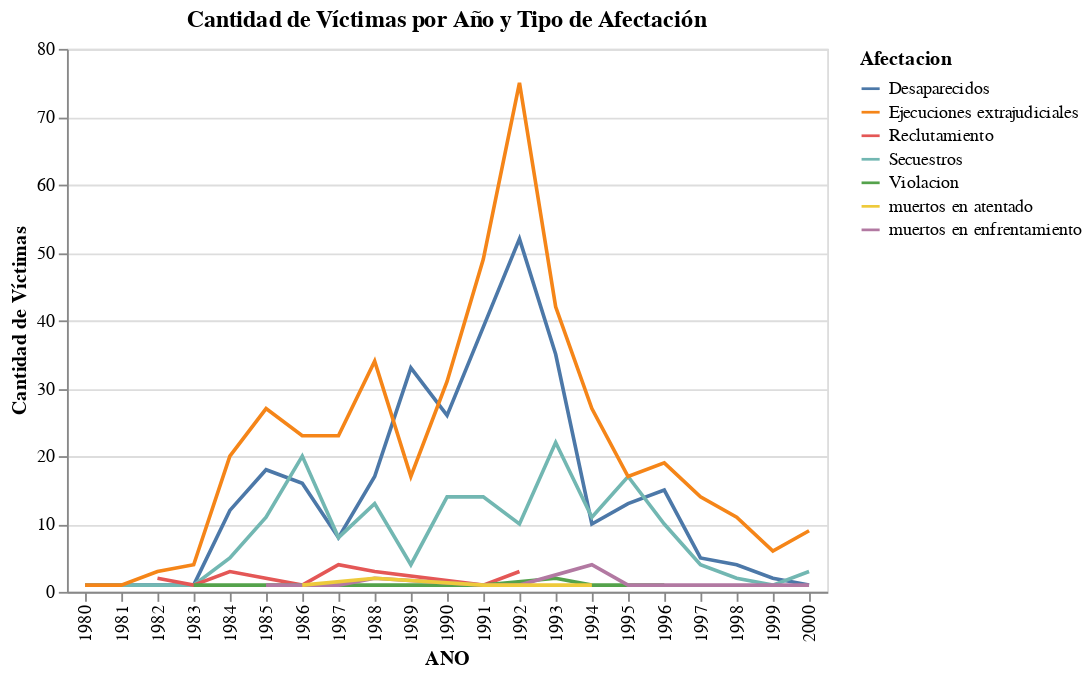

Here is the notebook cell this chart was saved with:
### Code cell
grafico = alt.Chart(df_grouped).mark_line().encode(
    x='ANO:O',
    y='Cantidad de Víctimas:Q',
    color='Afectacion:N'
).properties(
    title='Cantidad de Víctimas por Año y Tipo de Afectación'
)

# Mostrar el gráfico
grafico

### Figure 1 — Vega specification as saved in the notebook (floating-point values rounded to 4 significant figures)
{"$schema": "https://vega.github.io/schema/vega/v5.json", "data": [{"name": "source_0", "values": [{"ANO": 1980, "Afectacion": "Desaparecidos", "Cantidad de Víctimas": 1}, {"ANO": 1980, "Afectacion": "Secuestros", "Cantidad de Víctimas": 1}, {"ANO": 1980, "Afectacion": "Ejecuciones extrajudiciales", "Cantidad de Víctimas": 1}, {"ANO": 1981, "Afectacion": "Ejecuciones extrajudiciales", "Cantidad de Víctimas": 1}, {"ANO": 1982, "Afectacion": "Reclutamiento", "Cantidad de Víctimas": 2}, {"ANO": 1982, "Afectacion": "Secuestros", "Cantidad de Víctimas": 1}, {"ANO": 1982, "Afectacion": "Ejecuciones extrajudiciales", "Cantidad de Víctimas": 3}, {"ANO": 1983, "Afectacion": "Desaparecidos", "Cantidad de Víctimas": 1}, {"ANO": 1983, "Afectacion": "Reclutamiento", "Cantidad de Víctimas": 1}, {"ANO": 1983, "Afectacion": "Secuestros", "Cantidad de Víctimas": 1}, {"ANO": 1983, "Afectacion": "Ejecuciones extrajudiciales", "Cantidad de Víctimas": 4}, {"ANO": 1983, "Afectacion": "Violacion", "Cantidad de Víctimas": 1}, {"ANO": 1984, "Afectacion": "Desaparecidos", "Cantidad de Víctimas": 12}, {"ANO": 1984, "Afectacion": "Reclutamiento", "Cantidad de Víctimas": 3}, {"ANO": 1984, "Afectacion": "Secuestros", "Cantidad de Víctimas": 5}, {"ANO": 1984, "Afectacion": "Ejecuciones extrajudiciales", "Cantidad de Víctimas": 20}, {"ANO": 1984, "Afectacion": "Violacion", "Cantidad de Víctimas": 1}, {"ANO": 1985, "Afectacion": "Desaparecidos", "Cantidad de Víctimas": 18}, {"ANO": 1985, "Afectacion": "Secuestros", "Cantidad de Víctimas": 11}, {"ANO": 1985, "Afectacion": "Ejecuciones extrajudiciales", "Cantidad de Víctimas": 27}, {"ANO": 1985, "Afectacion": "muertos en enfrentamiento", "Cantidad de Víctimas": 1}, {"ANO": 1986, "Afectacion": "Desaparecidos", "Cantidad de Víctimas": 16}, {"ANO": 1986, "Afectacion": "Reclutamiento", "Cantidad de Víctimas": 1}, {"ANO": 1986, "Afectacion": "Secuestros", "Cantidad de Víctimas": 20}, {"ANO": 1986, "Afectacion": "Ejecuciones extrajudiciales", "Cantidad de Víctimas": 23}, {"ANO": 1986, "Afectacion": "muertos en atentado", "Cantidad de Víctimas": 1}, {"ANO": 1986, "Afectacion": "Violacion", "Cantidad de Víctimas": 1}, {"ANO": 1987, "Afectacion": "Desaparecidos", "Cantidad de Víctimas": 8}, {"ANO": 1987, "Afectacion": "Reclutamiento", "Cantidad de Víctimas": 4}, {"ANO": 1987, "Afectacion": "Secuestros", "Cantidad de Víctimas": 8}, {"ANO": 1987, "Afectacion": "Ejecuciones extrajudiciales", "Cantidad de Víctimas": 23}, {"ANO": 1987, "Afectacion": "muertos en enfrentamiento", "Cantidad de Víctimas": 1}, {"ANO": 1988, "Afectacion": "Desaparecidos", "Cantidad de Víctimas": 17}, {"ANO": 1988, "Afectacion": "Reclutamiento", "Cantidad de Víctimas": 3}, {"ANO": 1988, "Afectacion": "Secuestros", "Cantidad de Víctimas": 13}, {"ANO": 1988, "Afectacion": "Ejecuciones extrajudiciales", "Cantidad de Víctimas": 34}, {"ANO": 1988, "Afectacion": "muertos en atentado", "Cantidad de Víctimas": 2}, {"ANO": 1988, "Afectacion": "muertos en enfrentamiento", "Cantidad de Víctimas": 2}, {"ANO": 1988, "Afectacion": "Violacion", "Cantidad de Víctimas": 1}, {"ANO": 1989, "Afectacion": "Desaparecidos", "Cantidad de Víctimas": 33}, {"ANO": 1989, "Afectacion": "Secuestros", "Cantidad de Víctimas": 4}, {"ANO": 1989, "Afectacion": "Ejecuciones extrajudiciales", "Cantidad de Víctimas": 17}, {"ANO": 1989, "Afectacion": "Violacion", "Cantidad de Víctimas": 1}, {"ANO": 1990, "Afectacion": "Desaparecidos", "Cantidad de Víctimas": 26}, {"ANO": 1990, "Afectacion": "Secuestros", "Cantidad de Víctimas": 14}, {"ANO": 1990, "Afectacion": "Ejecuciones extrajudiciales", "Cantidad de Víctimas": 31}, {"ANO": 1990, "Afectacion": "Violacion", "Cantidad de Víctimas": 1}, {"ANO": 1991, "Afectacion": "Desaparecidos", "Cantidad de Víctimas": 39}, {"ANO": 1991, "Afectacion": "Reclutamiento", "Cantidad de Víctimas": 1}, {"ANO": 1991, "Afectacion": "Secuestros", "Cantidad de Víctimas": 14}, {"ANO": 1991, "Afectacion": "Ejecuciones extrajudiciales", "Cantidad de Víctimas": 49}, {"ANO": 1991, "Afectacion": "muertos en atentado", "Cantidad de Víctimas": 1}, {"ANO": 1991, "Afectacion": "muertos en enfrentamiento", "Cantidad de Víctimas": 1}, {"ANO": 1991, "Afectacion": "Violacion", "Cantidad de Víctimas": 1}, {"ANO": 1992, "Afectacion": "Desaparecidos", "Cantidad de Víctimas": 52}, {"ANO": 1992, "Afectacion": "Reclutamiento", "Cantidad de Víctimas": 3}, {"ANO": 1992, "Afectacion": "Secuestros", "Cantidad de Víctimas": 10}, {"ANO": 1992, "Afectacion": "Ejecuciones extrajudiciales", "Cantidad de Víctimas": 75}, {"ANO": 1992, "Afectacion": "muertos en atentado", "Cantidad de Víctimas": 1}, {"ANO": 1992, "Afectacion": "muertos en enfrentamiento", "Cantidad de Víctimas": 1}, {"ANO": 1993, "Afectacion": "Desaparecidos", "Cantidad de Víctimas": 35}, {"ANO": 1993, "Afectacion": "Secuestros", "Cantidad de Víctimas": 22}, {"ANO": 1993, "Afectacion": "Ejecuciones extrajudiciales", "Cantidad de Víctimas": 42}, {"ANO": 1993, "Afectacion": "muertos en atentado", "Cantidad de Víctimas": 1}, {"ANO": 1993, "Afectacion": "Violacion", "Cantidad de Víctimas": 2}, {"ANO": 1994, "Afectacion": "Desaparecidos", "Cantidad de Víctimas": 10}, {"ANO": 1994, "Afectacion": "Secuestros", "Cantidad de Víctimas": 11}, {"ANO": 1994, "Afectacion": "Ejecuciones extrajudiciales", "Cantidad de Víctimas": 27}, {"ANO": 1994, "Afectacion": "muertos en atentado", "Cantidad de Víctimas": 1}, {"ANO": 1994, "Afectacion": "muertos en enfrentamiento", "Cantidad de Víctimas": 4}, {"ANO": 1994, "Afectacion": "Violacion", "Cantidad de Víctimas": 1}, {"ANO": 1995, "Afectacion": "Desaparecidos", "Cantidad de Víctimas": 13}, {"ANO": 1995, "Afectacion": "Secuestros", "Cantidad de Víctimas": 17}, {"ANO": 1995, "Afectacion": "Ejecuciones extrajudiciales", "Cantidad de Víctimas": 17}, {"ANO": 1995, "Afectacion": "muertos en enfrentamiento", "Cantidad de Víctimas": 1}, {"ANO": 1996, "Afectacion": "Desaparecidos", "Cantidad de Víctimas": 15}, {"ANO": 1996, "Afectacion": "Secuestros", "Cantidad de Víctimas": 10}, {"ANO": 1996, "Afectacion": "Ejecuciones extrajudiciales", "Cantidad de Víctimas": 19}, {"ANO": 1996, "Afectacion": "Violacion", "Cantidad de Víctimas": 1}, {"ANO": 1997, "Afectacion": "Desaparecidos", "Cantidad de Víctimas": 5}, {"ANO": 1997, "Afectacion": "Secuestros", "Cantidad de Víctimas": 4}, {"ANO": 1997, "Afectacion": "Ejecuciones extrajudiciales", "Cantidad de Víctimas": 14}, {"ANO": 1997, "Afectacion": "muertos en enfrentamiento", "Cantidad de Víctimas": 1}, {"ANO": 1998, "Afectacion": "Desaparecidos", "Cantidad de Víctimas": 4}, {"ANO": 1998, "Afectacion": "Secuestros", "Cantidad de Víctimas": 2}, {"ANO": 1998, "Afectacion": "Ejecuciones extrajudiciales", "Cantidad de Víctimas": 11}, {"ANO": 1999, "Afectacion": "Desaparecidos", "Cantidad de Víctimas": 2}, {"ANO": 1999, "Afectacion": "Secuestros", "Cantidad de Víctimas": 1}, {"ANO": 1999, "Afectacion": "Ejecuciones extrajudiciales", "Cantidad de Víctimas": 6}, {"ANO": 2000, "Afectacion": "Desaparecidos", "Cantidad de Víctimas": 1}, {"ANO": 2000, "Afectacion": "Secuestros", "Cantidad de Víctimas": 3}, {"ANO": 2000, "Afectacion": "Ejecuciones extrajudiciales", "Cantidad de Víctimas": 9}, {"ANO": 2000, "Afectacion": "muertos en enfrentamiento", "Cantidad de Víctimas": 1}]}, {"name": "source_0_x_domain_ANO", "values": [{"ANO": 1980}, {"ANO": 1981}, {"ANO": 1982}, {"ANO": 1983}, {"ANO": 1984}, {"ANO": 1985}, {"ANO": 1986}, {"ANO": 1987}, {"ANO": 1988}, {"ANO": 1989}, {"ANO": 1990}, {"ANO": 1991}, {"ANO": 1992}, {"ANO": 1993}, {"ANO": 1994}, {"ANO": 1995}, {"ANO": 1996}, {"ANO": 1997}, {"ANO": 1998}, {"ANO": 1999}, {"ANO": 2000}]}, {"name": "source_0_y_domain_Cantidad de Víctimas", "values": [{"min": 1, "max": 75}]}, {"name": "source_0_color_domain_Afectacion", "values": [{"Afectacion": "Desaparecidos"}, {"Afectacion": "Secuestros"}, {"Afectacion": "Ejecuciones extrajudiciales"}, {"Afectacion": "Reclutamiento"}, {"Afectacion": "Violacion"}, {"Afectacion": "muertos en enfrentamiento"}, {"Afectacion": "muertos en atentado"}]}], "signals": [{"name": "x_step", "value": 20}, {"name": "width", "update": "bandspace(domain('x').length, 1, 0.5) * x_step"}], "marks": [{"type": "group", "name": "pathgroup", "from": {"facet": {"data": "source_0", "name": "faceted_path_main", "groupby": ["Afectacion"]}}, "encode": {"update": {"width": {"field": {"signal": null, "datum": null, "group": "width", "parent": null}}, "height": {"field": {"signal": null, "datum": null, "group": "height", "parent": null}}}}, "marks": [{"type": "line", "name": "marks", "from": {"data": "faceted_path_main"}, "sort": {"field": "x"}, "encode": {"update": {"stroke": {"field": "Afectacion", "scale": "color"}, "defined": {"signal": "isValid(datum[\"Cantidad de Víctimas\"]) && isFinite(+datum[\"Cantidad de Víctimas\"])"}, "y": {"field": "Cantidad de Víctimas", "scale": "y"}, "x": {"field": "ANO", "scale": "x"}}}, "style": ["line"]}]}], "scales": [{"name": "x", "type": "point", "domain": {"data": "source_0_x_domain_ANO", "field": "ANO", "sort": true}, "range": {"step": {"signal": "x_step"}}, "padding": 0.5}, {"name": "y", "type": "linear", "domain": [{"signal": "(data(\"source_0_y_domain_Cantidad de Víctimas\")[0] || {}).min"}, {"signal": "(data(\"source_0_y_domain_Cantidad de Víctimas\")[0] || {}).max"}], "range": [{"signal": "height"}, 0], "nice": true, "zero": true}, {"name": "color", "type": "ordinal", "domain": {"data": "source_0_color_domain_Afectacion", "field": "Afectacion", "sort": true}, "range": "category"}], "axes": [{"scale": "y", "grid": true, "maxExtent": 0, "domain": false, "tickCount": {"signal": "ceil(height/40)"}, "minExtent": 0, "aria": false, "labels": false, "ticks": false, "orient": "left", "zindex": 0, "gridScale": "x"}, {"scale": "x", "labelAngle": 270, "zindex": 0, "labelBaseline": "middle", "labelAlign": "right", "title": "ANO", "orient": "bottom", "grid": false}, {"scale": "y", "orient": "left", "title": "Cantidad de Víctimas", "labelOverlap": true, "grid": false, "zindex": 0, "tickCount": {"signal": "ceil(height/40)"}}], "title": {"text": "Cantidad de Víctimas por Año y Tipo de Afectación", "frame": "group"}, "padding": 5, "height": 300, "style": "cell", "background": "white", "legends": [{"stroke": "color", "symbolType": "stroke", "title": "Afectacion"}]}
